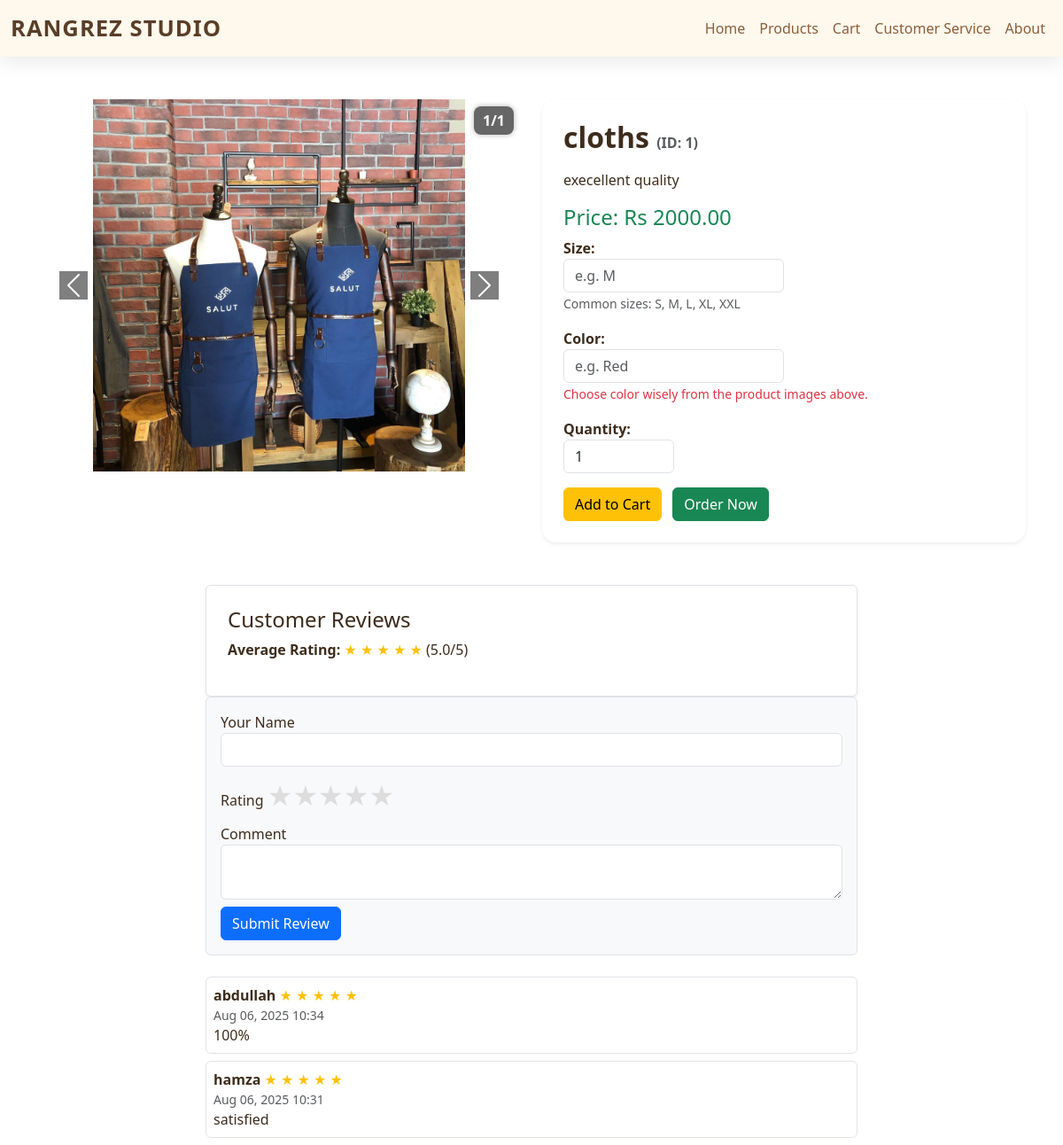
The page /products/1/ on the database its author committed.
### shoppingapp/models.py (models this page shows, shortened)
class ProductImage(models.Model):
    product = models.ForeignKey(Product, on_delete=models.CASCADE, related_name='images')
    image = models.ImageField(upload_to='products/')
    caption = models.CharField(max_length=200, blank=True)

class Product(models.Model):
    name = models.CharField(max_length=200)
    description = models.TextField()
    price = models.DecimalField(max_digits=10, decimal_places=2, null=True, blank=True)
    image = models.ImageField(upload_to='products/', blank=True, null=True)

class Review(models.Model):
    product = models.ForeignKey(Product, on_delete=models.CASCADE, related_name='reviews')
    name = models.CharField(max_length=100)
    rating = models.PositiveSmallIntegerField(choices=[(i, str(i)) for i in range(1, 6)])
    comment = models.TextField(blank=True)
    created_at = models.DateTimeField(auto_now_add=True)

### shoppingapp/views.py (the view)
# urls.py: path('products/<int:pk>/', views.product_detail, name='product_detail'),
def product_detail(request, pk):
    product = get_object_or_404(Product, pk=pk)
    reviews = product.reviews.all().order_by('-created_at')
    avg_rating = reviews.aggregate(models.Avg('rating'))['rating__avg']
    if request.method == 'POST':
        name = request.POST['name']
        rating = int(request.POST['rating'])
        comment = request.POST.get('comment', '')
        Review.objects.create(product=product, name=name, rating=rating, comment=comment)
        return redirect('product_detail', pk=pk)
    return render(request, 'myapp/product_detail.html', {
        'product': product,
        'reviews': reviews,
        'avg_rating': avg_rating,
    })

### shoppingapp/templates/myapp/product_detail.html (shortened to what this page needs)
{% load static %}
<!DOCTYPE html>
<html lang="en">
<head>
    <link rel="stylesheet" href="https://cdn.jsdelivr.net/npm/bootstrap@5.3.3/dist/css/bootstrap.min.css">
</head>
<body>
{% include 'myapp/navbar.html' %}
<div class="container mt-5">
    <div class="row">
        <div class="col-md-6">
            {% if product.images.all %}
            {% with total=product.images.all|length %}
            <div id="productCarousel" class="carousel slide carousel-fade" data-bs-ride="carousel" data-bs-interval="3000">
                <div class="carousel-inner position-relative">
                    {% for img in product.images.all %}
                    <div class="carousel-item {% if forloop.first %}active{% endif %}">
                        <img src="{{ img.image.url }}" class="d-block w-100 carousel-img" alt="{{ product.name }}">
                        <div class="position-absolute top-0 end-0 m-2 slide-number">
                            {{ forloop.counter }}/{{ total}}
                        </div>
                    </div>
                    {% endfor %}
                </div>
                <button class="carousel-control-prev" type="button" data-bs-target="#productCarousel" data-bs-slide="prev">
                    <span class="carousel-control-prev-icon" style="background-color: black;" aria-hidden="true"></span>
                </button>
                <button class="carousel-control-next" type="button" data-bs-target="#productCarousel" data-bs-slide="next">
                    <span class="carousel-control-next-icon" style="background-color: black;" aria-hidden="true"></span>
                </button>
            </div>
            {% endwith %}
            {% endif %}
        </div>
        <div class="col-md-6">
            <div class="bg-white p-4 shadow-sm rounded-4">
                <h2 class="fw-bold">{{ product.name }} <span class="text-muted fs-6">(ID: {{ product.id }})</span></h2>
                <p class="mt-3">{{ product.description }}</p>
                {% if product.price %}
                    <h4 class="mt-3 text-success">Price: Rs {{ product.price }}</h4>
                {% endif %}
<form method="post">
    <div class="mb-3">
        <label class="fw-bold">Size:</label>
        <input type="text" name="size" class="form-control w-50" placeholder="e.g. M" list="size-options" required>
        <small class="text-muted">Common sizes: S, M, L, XL, XXL</small>
    </div>
    <div class="mb-3">
        <label class="fw-bold">Color:</label>
        <input type="text" name="color" class="form-control w-50" placeholder="e.g. Red" list="color-options" required>
        <small class="text-danger">Choose color wisely from the product images above.</small>
    </div>
    <div class="mb-3">
        <label class="fw-bold">Quantity:</label>
        <input type="number" name="quantity" class="form-control w-25" min="1" value="1" required>
    </div>
    <button type="submit" formaction="{% url 'add_to_cart' product.id %}" class="btn btn-warning">Add to Cart</button>
    <button type="submit" formaction="{% url 'bulk_order_product' product.id %}" class="btn btn-success ms-2">Order Now</button>
</form>
            </div>
        </div>
    </div>
    <div class="row mt-5">
        <div class="col-lg-8 mx-auto">
            <div class="bg-white p-4 rounded border shadow-sm">
                <h4>Customer Reviews</h4>
                {% if avg_rating %}
                <div class="mb-3">
                    <strong>Average Rating:</strong>
                    {% for i in "12345" %}
                        {% if forloop.counter <= avg_rating %}
                            <span class="text-warning">&#9733;</span>
                        {% else %}
                            <span class="text-secondary">&#9733;</span>
                        {% endif %}
                    {% endfor %}
                    ({{ avg_rating|floatformat:1 }}/5)
                </div>
                {% endif %}
            </div>
            <form method="post" class="mb-4 border rounded p-3 bg-light">
                <div class="mb-2">
                    <label>Your Name</label>
                    <input type="text" name="name" class="form-control" required>
                </div>
                <div class="mb-2">
                    <label>Rating</label>
                    <div class="star-rating">
                        {% for i in "54321" %}
                            <label for="star{{ i }}" title="{{ i }} stars">&#9733;</label>
                        {% endfor %}
                    </div>
                </div>
                <div class="mb-2">
                    <label>Comment</label>
                    <textarea name="comment" class="form-control"></textarea>
                </div>
                <button type="submit" class="btn btn-primary">Submit Review</button>
            </form>
            <div>
                {% for review in reviews %}
                <div class="border rounded p-2 mb-2 bg-white">
                    <strong>{{ review.name }}</strong>
                    <span>
                        {% for i in "12345" %}
                            {% if forloop.counter <= review.rating %}
                                <span class="text-warning">&#9733;</span>
                            {% else %}
                                <span class="text-secondary">&#9733;</span>
                            {% endif %}
                        {% endfor %}
                    </span>
                    <div class="small text-muted">{{ review.created_at|date:'M d, Y H:i' }}</div>
                    <div>{{ review.comment }}</div>
                </div>
                {% empty %}
                <p>No reviews yet. Be the first to review!</p>
                {% endfor %}
            </div>
        </div>
    </div>
</div>
</body>
</html>

### shoppingapp/templates/myapp/product_detail.html (style rules this page uses)
.carousel-img { max-height: 420px; object-fit: contain; transition: transform 0.4s ease-in-out; border-radius: 10px; background-color: #fff; }
.slide-number { font-size: 1rem; font-weight: 600; background-color: rgba(0, 0, 0, 0.6); color: white; padding: 4px 10px; border-radius: 8px; box-shadow: 0 0 6px rgba(0, 0, 0, 0.3); }
.star-rating { direction: rtl; display: inline-flex; font-size: 2rem; }
.star-rating label { color: #ddd; cursor: pointer; transition: color 0.2s; }

### rows shown on the page
ProductImage: image (picture), total "1"
Product: name "cloths", id "1", description "execellent quality", price "2000.00"
Review: name "abdullah", rating 5 (drawn), created_at "Aug 06, 2025 10:34", comment "100%"
Review: name "hamza", rating 5 (drawn), created_at "Aug 06, 2025 10:31", comment "satisfied"

### other values the page prints
{{ avg_rating|floatformat:1 }} "5.0"
